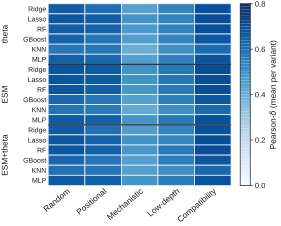

The script that saved this image:
"""Figure 4b - Direction recovery (Pearson-delta) across generalization splits.

Data-direct mirror of Fig 4a (which shows PDS across the same splits). Source
(committed): results/results_v4_exttheta.csv via remote_data.exttheta(). Each cell
is the mean per-variant pearson_delta for one in-house feature-model head
(18 heads = {Ridge,Lasso,RF,GBoost,KNN,MLP} x {theta,ESM,ESM+theta}) within one
generalization split (D.SPLIT_ORDER / D.SPLIT_LABELS).

Row order (shared with 4a): feature-space blocks theta -> ESM -> ESM+theta, and
within each block the fixed head order D.HEADS.

Message: direction recovery (Pearson-delta) stays positive across all five splits
(cell range ~0.41-0.71), and declines mainly under Mechanistic extrapolation
(split3, column mean 0.47) and Low-depth evaluation (split5, 0.55); it is highest
under Compatibility (split6, 0.69) and Random (split1, 0.65). This contrasts with
4a, where PDS sits at chance across all splits.

Run:  python fig4b_pearson_splits.py  ->  fig4b_pearson_splits.pdf (+ .png)
"""
from __future__ import annotations

import os
import sys

import numpy as np
from matplotlib import colormaps
from matplotlib.colors import Normalize
from matplotlib.patches import Rectangle

sys.path.insert(0, os.path.dirname(os.path.dirname(os.path.abspath(__file__))))
import nm_style as S
import remote_data as D

VMIN, VMAX = 0.0, 0.8
CMAP = "Blues"


def ordered_methods() -> list[str]:
    """Row order shared with 4a: feature-space blocks x fixed head order."""
    rows = []
    for fs in ("theta", "esm", "esm+theta"):
        for head in D.HEADS:
            rows.append(f"{head}-{fs}")
    return rows


def head_of(method: str) -> str:
    return method.split("-", 1)[0]


def main() -> None:
    S.apply_rcparams()

    df = D.exttheta()
    ih = df[df.method.apply(D.is_inhouse)]
    piv = ih.groupby(["method", "split"]).pearson_delta.mean().unstack()

    rows = ordered_methods()
    assert all(m in piv.index for m in rows), "missing in-house method row"
    mat = piv.loc[rows, D.SPLIT_ORDER].to_numpy(float)
    assert not np.isnan(mat).any(), "NaN in pearson_delta matrix"

    n_rows, n_cols = mat.shape
    fig, ax = S.panel(60, 60)

    norm = Normalize(vmin=VMIN, vmax=VMAX)
    cmap = colormaps[CMAP]

    # draw each cell as a vector Rectangle (no rasterized imshow) with a thin
    # white border, so the whole panel stays fully vector in the PDF.
    for r in range(n_rows):
        for c in range(n_cols):
            ax.add_patch(Rectangle(
                (c - 0.5, r - 0.5), 1.0, 1.0,
                facecolor=cmap(norm(mat[r, c])),
                edgecolor="white", linewidth=0.5, zorder=2))

    # column ticks: split labels
    ax.set_xticks(range(n_cols))
    ax.set_xticklabels([D.SPLIT_LABELS[s] for s in D.SPLIT_ORDER],
                       rotation=40, ha="right", rotation_mode="anchor")
    ax.tick_params(axis="x", length=0, pad=1.5)

    # row ticks: head label per row (feature space shown as block brackets)
    ax.set_yticks(range(n_rows))
    ax.set_yticklabels([head_of(m) for m in rows], fontsize=5)
    ax.tick_params(axis="y", length=0, pad=1.5)

    # feature-space block labels + separators (data coords, so they track the rows)
    block_size = len(D.HEADS)
    fs_labels = {"theta": "theta", "esm": "ESM", "esm+theta": "ESM+theta"}
    from matplotlib.transforms import blended_transform_factory
    btrans = blended_transform_factory(ax.transAxes, ax.transData)  # x=axes, y=data
    for i, fs in enumerate(("theta", "esm", "esm+theta")):
        y0 = i * block_size
        y_mid = y0 + (block_size - 1) / 2.0
        # bracket left of the row labels, vertically centred on the block's rows
        ax.text(-0.235, y_mid, fs_labels[fs], transform=btrans,
                rotation=90, ha="center", va="center", fontsize=6, color=S.INK)
        if i > 0:  # separator above this block
            ax.axhline(y0 - 0.5, color=S.INK, lw=0.8, zorder=4)

    ax.set_xlim(-0.5, n_cols - 0.5)
    ax.set_ylim(n_rows - 0.5, -0.5)  # row 0 (theta block) at top, reads top-down
    for side in ("top", "right", "left", "bottom"):
        ax.spines[side].set_visible(False)

    # vector colourbar: a stack of filled rectangles (matplotlib's own colorbar
    # rasterizes its gradient, so build it by hand to keep the PDF fully vector).
    cax = ax.inset_axes([1.05, 0.0, 0.055, 1.0])
    n_seg = 64
    seg_edges = np.linspace(VMIN, VMAX, n_seg + 1)
    for k in range(n_seg):
        v = 0.5 * (seg_edges[k] + seg_edges[k + 1])
        cax.add_patch(Rectangle((0.0, seg_edges[k]), 1.0, seg_edges[k + 1] - seg_edges[k],
                                facecolor=cmap(norm(v)), edgecolor="none", zorder=1))
    cax.set_xlim(0, 1)
    cax.set_ylim(VMIN, VMAX)
    cax.set_xticks([])
    cax.set_yticks([0.0, 0.2, 0.4, 0.6, 0.8])
    cax.tick_params(axis="y", labelsize=5.5, length=1.8, width=0.5, pad=1.5)
    cax.yaxis.tick_right()
    for side in ("top", "bottom", "left", "right"):
        cax.spines[side].set_visible(True)
        cax.spines[side].set_linewidth(0.5)
        cax.spines[side].set_edgecolor(S.INK)
    cax.set_ylabel("Pearson-$\\delta$ (mean per variant)", fontsize=6, labelpad=3)
    cax.yaxis.set_label_position("right")

    S.save(fig, os.path.join(os.path.dirname(os.path.abspath(__file__)),
                             "fig4b_pearson_splits"))

    col_means = np.nanmean(mat, axis=0)
    print("cell range: [%.3f, %.3f]" % (mat.min(), mat.max()))
    for s, m in zip(D.SPLIT_ORDER, col_means):
        print("  %-14s mean=%.3f" % (D.SPLIT_LABELS[s], m))


if __name__ == "__main__":
    main()
